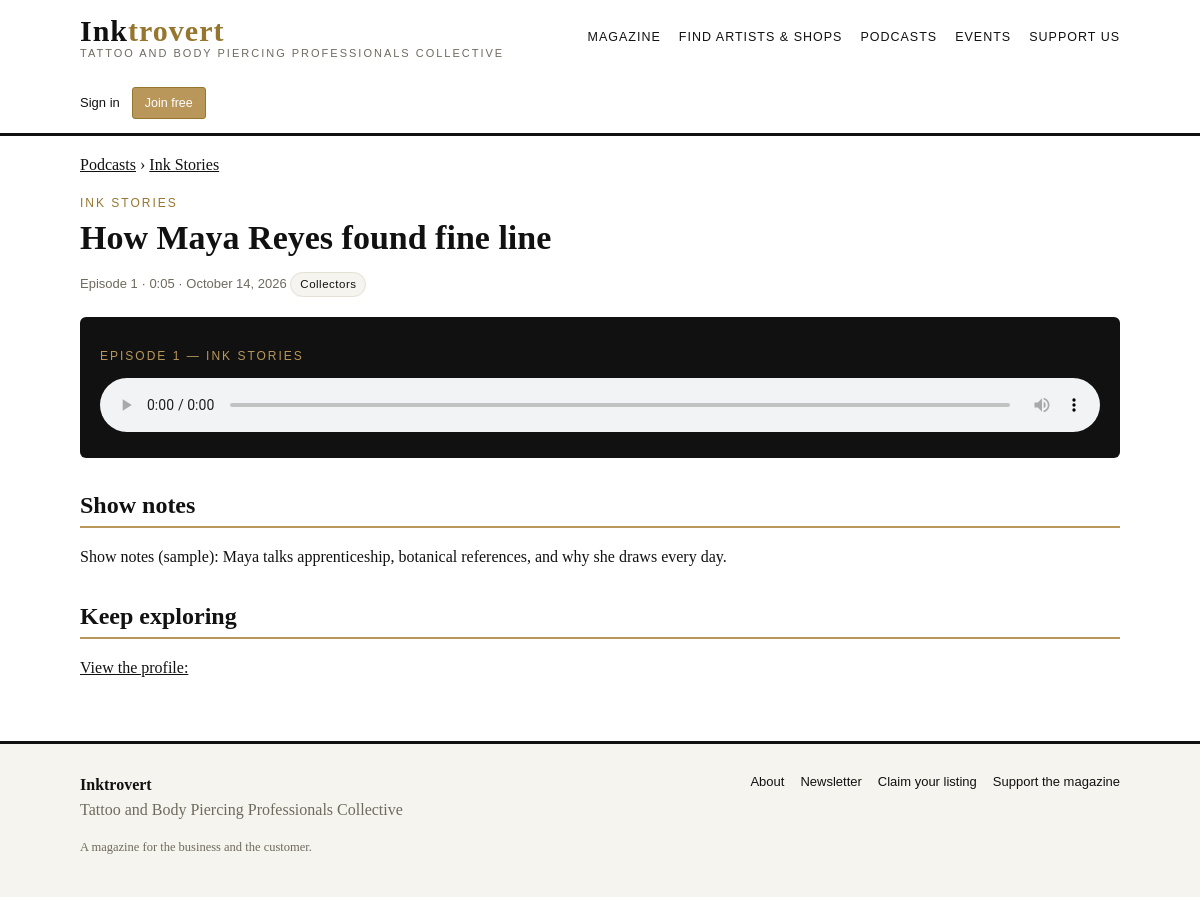
The page /podcasts/ink-stories/how-maya-reyes-found-fine-line on the database its author committed.
### app/models.py (models this page shows)
class PodcastSeries(Base):
    __tablename__ = "podcast_series"
    id: Mapped[int] = mapped_column(Integer, primary_key=True)
    title: Mapped[str] = mapped_column(String(200), nullable=False)
    slug: Mapped[str] = mapped_column(String(220), unique=True, nullable=False)
    audience: Mapped[str] = mapped_column(String(20), nullable=False)
    description: Mapped[str] = mapped_column(Text, default="", nullable=False)
    cover_image: Mapped[str] = mapped_column(String(500), default="", nullable=False)
    is_active: Mapped[bool] = mapped_column(Boolean, default=True, nullable=False)
    sort_order: Mapped[int] = mapped_column(Integer, default=0, nullable=False)
    created_at: Mapped[datetime] = mapped_column(DateTime(timezone=True), default=utcnow,
                                                 nullable=False)
    episodes: Mapped[list["PodcastEpisode"]] = relationship(
        "PodcastEpisode", back_populates="series", cascade="all, delete-orphan",
        order_by="PodcastEpisode.episode_number")

class PodcastEpisode(Base):
    __tablename__ = "podcast_episodes"
    id: Mapped[int] = mapped_column(Integer, primary_key=True)
    series_id: Mapped[int] = mapped_column(ForeignKey("podcast_series.id",
                                                      ondelete="CASCADE"),
                                           nullable=False, index=True)
    title: Mapped[str] = mapped_column(String(250), nullable=False)
    slug: Mapped[str] = mapped_column(String(270), unique=True, nullable=False)
    episode_number: Mapped[int] = mapped_column(Integer, default=1, nullable=False)
    description: Mapped[str] = mapped_column(Text, default="", nullable=False)
    audio_file: Mapped[str] = mapped_column(String(500), default="", nullable=False)
    duration_seconds: Mapped[int | None] = mapped_column(Integer, nullable=True)
    related_story_id: Mapped[int | None] = mapped_column(
        ForeignKey("stories.id", ondelete="SET NULL"), nullable=True)
    related_profile_id: Mapped[int | None] = mapped_column(
        ForeignKey("profiles.id", ondelete="SET NULL"), nullable=True)
    is_published: Mapped[bool] = mapped_column(Boolean, default=False, nullable=False)
    published_at: Mapped[datetime | None] = mapped_column(DateTime(timezone=True),
                                                          nullable=True)
    created_at: Mapped[datetime] = mapped_column(DateTime(timezone=True), default=utcnow,
                                                 nullable=False)
    series: Mapped[PodcastSeries] = relationship("PodcastSeries", back_populates="episodes")
    related_story: Mapped[Story | None] = relationship("Story",
                                                       foreign_keys=[related_story_id])
    related_profile: Mapped[Profile | None] = relationship(
        "Profile", foreign_keys=[related_profile_id])

### app/podcasts.py (the view)
@podcast_bp.get("/<series_slug>/<episode_slug>")
def episode_detail(series_slug: str, episode_slug: str):
    series = _series_by_slug(series_slug)
    db = get_db()
    episode = (
        db.query(PodcastEpisode)
        .filter_by(
            series_id=series.id,
            slug=episode_slug,
            is_published=True,
        )
        .first()
    )
    if episode is None:
        abort(404)
    return render_template(
        "podcasts/episode.html",
        series=series,
        episode=episode,
        audience_label=_audience_label,
        audio_url=_audio_url,
    )

### app/auth.py (called while the page is built, shortened)
def get_current_user() -> User | None:
    return g.get("user")

def init_auth(app) -> None:
    @app.before_request
    def _load_user():
        g.user = None
        g.csrf_token_value = None
        token = request.cookies.get(app.config["AUTH_COOKIE_NAME"])
        if not token:
            return
    @app.teardown_appcontext
    def _teardown(_exc=None):
        from .db import close_db
        close_db(_exc)

### app/db.py (called while the page is built)
def new_session() -> Session:
    if _SessionLocal is None:
        raise RuntimeError("Database engine not initialised — call db.init_engine() first.")
    return _SessionLocal()

def get_db() -> Session:
    session = g.get("db_session")
    if session is None:
        session = new_session()
        g.db_session = session
    return session

### app/podcasts.py (called while the page is built)
def _series_by_slug(series_slug: str) -> PodcastSeries:
    db = get_db()
    series = (
        db.query(PodcastSeries)
        .filter_by(slug=series_slug, is_active=True)
        .first()
    )
    if series is None:
        abort(404)
    return series

def _audience_label(audience: str) -> str:
    return "Collectors" if audience == "collectors" else "Professionals"

def _audio_url(episode: PodcastEpisode) -> str | None:
    if episode.audio_file:
        return url_for("uploaded_file", filename=episode.audio_file)
    return None

def _format_duration(seconds: int | None) -> str:
    if not seconds:
        return ""
    minutes, secs = divmod(int(seconds), 60)
    hours, minutes = divmod(minutes, 60)
    if hours:
        return f"{hours}:{minutes:02d}:{secs:02d}"
    return f"{minutes}:{secs:02d}"

@podcast_bp.app_template_filter("duration")
def duration_filter(seconds: int | None) -> str:
    return _format_duration(seconds)

### templates/podcasts/episode.html (shortened to what this page needs)
{% extends "base.html" %}
{% block content %}
<p class="meta">
  <a href="{{ url_for('podcasts.index') }}">Podcasts</a> &rsaquo;
  <a href="{{ url_for('podcasts.series_detail', series_slug=series.slug) }}">{{ series.title }}</a>
</p>
<p class="section-kicker">{{ series.title }}</p>
<h1 style="margin-top: 0;">{{ episode.title }}</h1>
<p class="byline">
  Episode {{ episode.episode_number }}
  {% if episode.duration_seconds %} · {{ episode.duration_seconds|duration }}{% endif %}
  {% if episode.published_at %} · {{ episode.published_at.strftime('%B %d, %Y') }}{% endif %}
  <span class="badge">{{ audience_label(series.audience) }}</span>
</p>
<div class="audio-player">
  <p class="episode-no">Episode {{ episode.episode_number }} — {{ series.title }}</p>
  {% set src = audio_url(episode) %}
  {% if src %}
    <audio controls preload="metadata" src="{{ src }}">
    </audio>
  {% else %}
    <p style="color: #fff; margin: 8px 0 0;">Audio coming soon.</p>
  {% endif %}
</div>
{% if episode.description %}
  <h2>Show notes</h2>
  {% for paragraph in episode.description.split('\n\n') %}
    {% if paragraph.strip() %}
      <p>{{ paragraph|trim }}</p>
    {% endif %}
  {% endfor %}
{% endif %}
{% if episode.related_story or episode.related_profile %}
  <h2>Keep exploring</h2>
  <p class="meta">
    {% if episode.related_profile %}
      <a href="{{ url_for('directory.profile_detail', slug=episode.related_profile.slug) }}">View the profile: {{ episode.related_profile.name }}</a>
    {% endif %}
  </p>
{% endif %}
{% endblock %}

### static/css/inktrovert.css (style rules this page uses)
:root { --ink: #111111; --paper: #ffffff; --wash: #f6f4ef; --gold: #b9975b; --gold-deep: #96762f; --line: #e5e0d5; --muted: #6f6a5e; --danger: #a33b2e; --ok: #2e7d4f; }
* { box-sizing: border-box; }
body { margin: 0; font-family: Georgia, "Times New Roman", serif; color: var(--ink); background: var(--paper); line-height: 1.6; }
a { color: var(--ink); }
h1, h2, h3 { line-height: 1.25; }
h1 { font-size: 34px; margin: 28px 0 12px; }
h2 { font-size: 24px; margin: 32px 0 10px; border-bottom: 2px solid var(--gold); padding-bottom: 6px; }
.section-kicker { font-family: Arial, Helvetica, sans-serif; text-transform: uppercase; letter-spacing: 2px; font-size: 12px; color: var(--gold-deep); margin: 0 0 4px; }
.badge { display: inline-block; font-family: Arial, Helvetica, sans-serif; font-size: 11.5px; letter-spacing: 0.5px; padding: 2px 9px; border-radius: 20px; border: 1px solid var(--line); background: var(--wash); color: var(--ink); margin-right: 6px; }
.byline { font-family: Arial, Helvetica, sans-serif; font-size: 13px; color: var(--muted); }
.audio-player { background: var(--ink); color: #fff; border-radius: 6px; padding: 18px 20px; margin: 20px 0; }
.audio-player audio { width: 100%; }
.audio-player .episode-no { color: var(--gold); font-family: Arial, Helvetica, sans-serif; font-size: 12px; letter-spacing: 2px; text-transform: uppercase; }

### rows shown on the page
PodcastSeries: title "Ink Stories", title "INK STORIES", audience "Collectors"
PodcastEpisode: title "How Maya Reyes found fine line", episode_number "1", duration_seconds|duration "0:05", published_at "October 14, 2026", description "Show notes (sample): Maya talks apprenticeship, botanical references, and why she draws every day."
